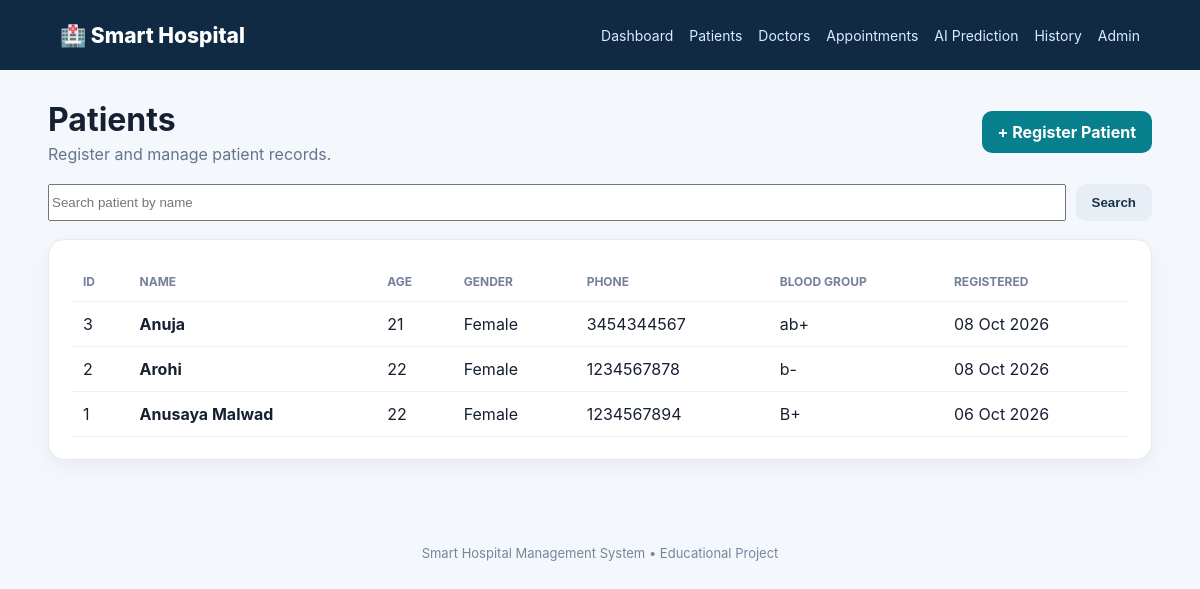
The app's page /patients/ with its own data.
### hospital/models.py (models this page shows, shortened)
class Patient(models.Model):
    name = models.CharField(max_length=120)
    age = models.PositiveIntegerField()
    gender = models.CharField(max_length=20)
    phone = models.CharField(max_length=20)
    email = models.EmailField(blank=True)
    blood_group = models.CharField(max_length=5, blank=True)
    address = models.TextField(blank=True)
    created_at = models.DateTimeField(auto_now_add=True)

### hospital/views.py (the view)
# urls.py: path("patients/", views.patient_list, name="patient_list"),
def patient_list(request):
    q = request.GET.get("q", "").strip()
    patients = Patient.objects.all().order_by("-created_at")
    if q:
        patients = patients.filter(name__icontains=q)
    return render(request, "patients.html", {"patients": patients, "q": q})

### hospital/templates/patients.html (shortened to what this page needs)
{% extends "base.html" %}
{% block content %}
<div class="page-head"><div><h1>Patients</h1><p>Register and manage patient records.</p></div><a class="btn primary" href="{% url 'patient_add' %}">+ Register Patient</a></div>
<form class="search" method="get"><input name="q" value="{{ q }}" placeholder="Search patient by name"><button class="btn">Search</button></form>
<div class="card table-wrap"><table>
<tr><th>ID</th><th>Name</th><th>Age</th><th>Gender</th><th>Phone</th><th>Blood Group</th><th>Registered</th></tr>
{% for p in patients %}<tr><td>{{ p.id }}</td><td><strong>{{ p.name }}</strong></td><td>{{ p.age }}</td><td>{{ p.gender }}</td><td>{{ p.phone }}</td><td>{{ p.blood_group|default:"-" }}</td><td>{{ p.created_at|date:"d M Y" }}</td></tr>
{% empty %}<tr><td colspan="7">No patients found.</td></tr>{% endfor %}
</table></div>
{% endblock %}

### static/css/style.css (style rules this page uses)
* { box-sizing:border-box }
body { margin:0;font-family:Inter,Segoe UI,Arial,sans-serif;background:#f4f7fb;color:#172033 }
.card { background:#fff;border:1px solid #e4eaf1;border-radius:16px;padding:22px;box-shadow:0 7px 22px rgba(16,42,67,.05) }
.section-head,.page-head { display:flex;justify-content:space-between;align-items:center;gap:15px }
.page-head { margin-bottom:20px }
.page-head h1 { margin:0 0 5px }
.page-head p { margin:0;color:#66758a }
.btn { display:inline-block;border:0;background:#e8eef5;color:#17324d;padding:11px 16px;border-radius:10px;text-decoration:none;cursor:pointer;font-weight:700 }
.btn.primary { background:#087f8c;color:#fff }
.table-wrap { overflow-x:auto }
.table-wrap table { width:100%;border-collapse:collapse }
.table-wrap th,.table-wrap td { padding:12px;border-bottom:1px solid #edf0f4;text-align:left;white-space:nowrap }
.table-wrap th { font-size:12px;text-transform:uppercase;color:#738198 }
.search { display:flex;gap:10px;margin-bottom:18px }
.search input { flex:1 }

### records on screen
Patient: id "3", name "Anuja", age "21", gender "Female", phone "3454344567", blood_group "ab+", created_at "08 Oct 2026"
Patient: id "2", name "Arohi", age "22", gender "Female", phone "1234567878", blood_group "b-", created_at "08 Oct 2026"
Patient: id "1", name "Anusaya Malwad", age "22", gender "Female", phone "1234567894", blood_group "B+", created_at "06 Oct 2026"
